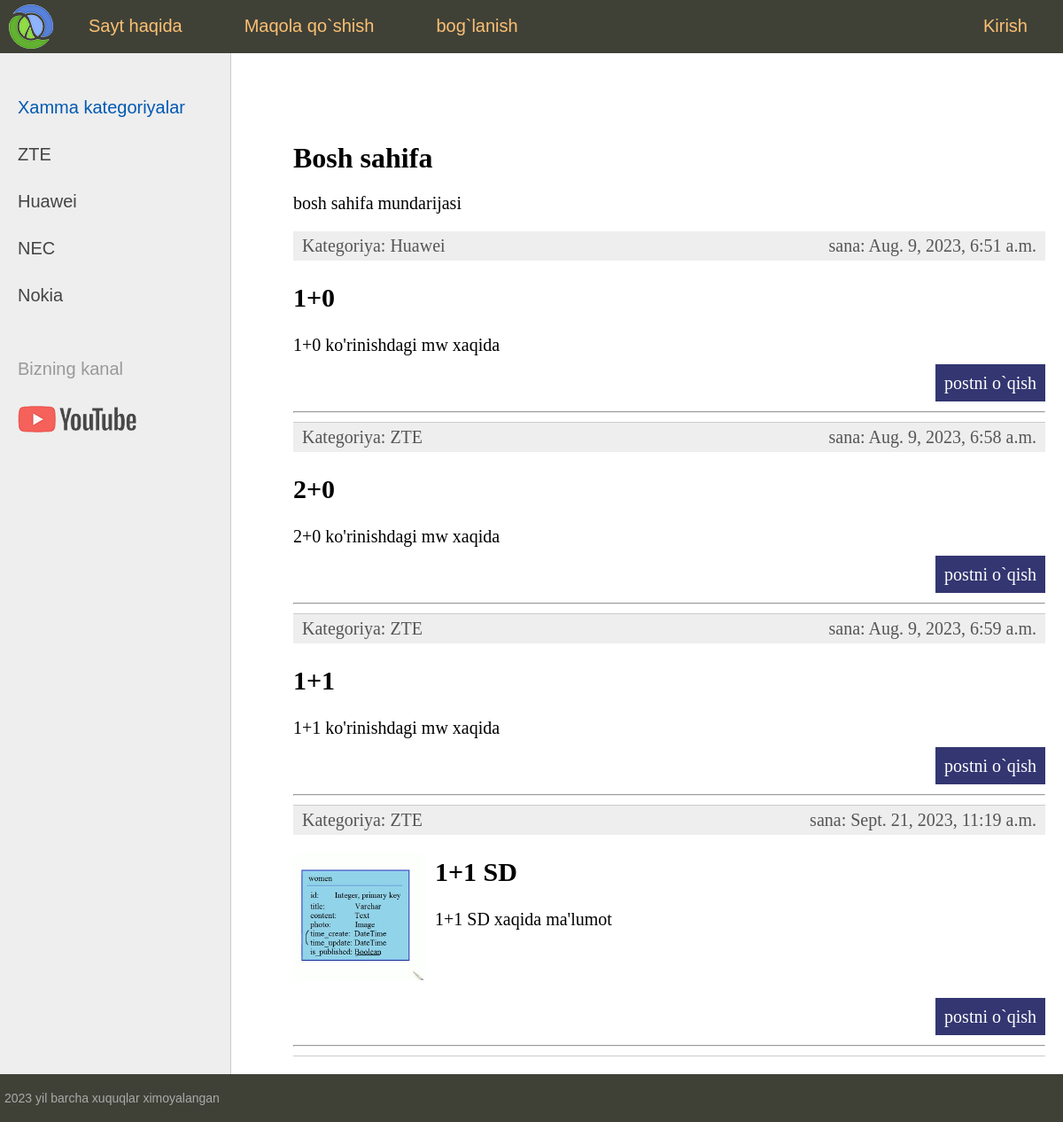
The page / on the database its author committed.
### mw_info/models.py (models this page shows, shortened)
class Category(models.Model):
    name = models.CharField(max_length=100, db_index=True, verbose_name='ishlab chiqaruvchi nomi')
    def __str__(self):
        return self.name
    def get_absolute_url(self):
        return reverse('category', kwargs={'cat_id': self.pk})
    class Meta:
        verbose_name='Kotegoriya'
        verbose_name_plural='Kotegoriyalar'
        ordering = ['id']

class MwInfo(models.Model):
    title = models.CharField(max_length=255, verbose_name='maqola')
    content = models.TextField(blank=True, verbose_name='maqola matni')
    photo = models.ImageField(upload_to='photos/%Y/%m/%d/', verbose_name='rasm')
    time_create = models.DateTimeField(auto_now_add=True, verbose_name='yaratilgan vaqti')
    time_update = models.DateTimeField(auto_now=True)
    is_published = models.BooleanField(default=True)
    cat = models.ForeignKey('Category', on_delete=models.PROTECT, null=True)
    def get_absolute_url(self):
        return reverse('post', kwargs={'post_id': self.pk})
    class Meta:
        verbose_name='konfiguratsiya turlari'
        verbose_name_plural='konfiguratsiya turlari'
        ordering = ['time_create','title']

### mw_info/views.py (the view)
# urls.py: path('', index, name='home'),  # http://127.0.0.1:8000/mw_info/
def index(request):
    posts = MwInfo.objects.all()
    context = {
        'posts':posts,
        'title':'Bosh sahifa',
        'cat_selected': 0,
    }
    return render(request, 'mw_info/index.html', context = context)

### mw_info/templatetags/mwinfo_tags.py (called while the page is built)
@register.inclusion_tag('mw_info/list_categories.html')
def show_categories(sort=None, cat_selected=0):
    if not sort:
        cats = Category.objects.all()
    else:
        cats = Category.objects.order_by(sort)
    return {'cats':cats, 'cat_selected':cat_selected}

@register.inclusion_tag('mw_info/list_categories.html')
def show_menu():
    menu = [{'title': 'Sayt haqida', 'url_name': 'about'},
            {'title': 'Maqola qo`shish', 'url_name': 'add_page'},
            {'title': 'bog`lanish', 'url_name': 'contact'},
            {'title': 'Kirish', 'url_name': 'login'},
            ]
    return {'menu':menu}

### mw_info/templates/mw_info/index.html (shortened to what this page needs)
{% extends 'mw_info/base.html' %}
{% block content %}
<h1> {{ title }} </h1>
<p> bosh sahifa mundarijasi </p>
<ul class="list-articles">
    {% for p in posts %}
    <li>
        <div class = 'article-panel'>
            <p class="first"> Kategoriya: {{p.cat}}</p>
            <p class="last"> sana: {{p.time_update}}</p>
        </div>
        {% if p.photo %}
            <p><img class="img-article-left thumb" src="{{p.photo.url}}"></p>
        {% endif %}
        <h2>{{p.title}}</h2>
        <p>{{p.content}}</p>
        <p class="link-read-post"><a href="{{ p.get_absolute_url }} ">postni o`qish</a></p>
        <hr>
    </li>
    {% endfor %}
</ul>
{% endblock %}

### mw_info/templates/mw_info/base.html (shortened to what this page needs)
{% load static %}
{% load mwinfo_tags %}
<!DOCTYPE html>
<html lang="en">
<head>
    <link type="text/css" href="{% static 'mw_info/css/styles.css' %}" rel="stylesheet" />
</head>
<body>
<table class = "table-page" border = 0 cellpadding="0" cellspacing="0">
    <tr><td valign="top">
        {% block mainmenu %}
            <div class = "header">
                <ul id="mainmenu" class="mainmenu">
                    <li class="logo"><a href='{% url "home" %}'><div class="logo"></div></a></li>
                    {% show_menu %}
                </ul>
            </div>
   <table class="table-content" border="0" cellpadding="0" cellspacing="0">
       <tr>
           <td valign="top" class="left-chapters">
               <ul id="leftchapters">
                   {% if cat_selected == 0 %}
                        <li class="selected"> Xamma kategoriyalar </li>
                   {% else %}
                        <li><a href = "{% url 'home' %}"> Xamma kategoriyalar </a></li>
                   {% endif %}
                   {% show_categories cat_selected=cat_selected %}
                   <li class="share">
                       <p>Bizning kanal</p>
                       <a class="share-yt" href="https://www.youtube.com"></a>
                   </li>
               </ul>
           </td>
   <td valign="top" class="content">
       <div class="content-text">
           {% block content %}
           {% endblock %}
       </div>
   </td> </tr> </table>
    </td> </tr>
    <tr><td valign="top">
        <div id="footer">
            <p>2023 yil barcha xuquqlar ximoyalangan</p>
        </div>
    </td></tr> </table>
</body>
</html>

### mw_info/templates/mw_info/list_categories.html
 {% for cat in cats %}
    {% if cat.pk == cat_selected %}
        <li class="selected">{{cat.name}}</li>
    {% else %}
        <li><a href="{{ cat.get_absolute_url }}">{{cat.name}}</a></li>
    {% endif%}
 {% endfor%}
 {% for m in menu %}
    {% if not forloop.last %}
        <li> <a href = '{% url m.url_name %}'> {{m.title}}</a></li>
    {% else %}
        <li class = "last"> <a href = '{% url m.url_name %}'> {{m.title}}</a></li>
    {% endif %}
{% endfor %}

### mw_info/static/mw_info/css/styles.css (style rules this page uses)
html, body { font-family: 'Arial'; margin: 0; padding: 0; height: 100%; width: 100%; color: #444; }
a { color: #0059b2; text-decoration: none; }
img { max-width: 600px; height: auto; }
img.img-article-left { max-width: 300px; height: auto; float: left; padding: 0 10px 10px 0; }
img.img-article-left.thumb { max-width: 150px; height: auto; }
p.link-read-post { text-align: right; }
p.link-read-post a { padding: 10px; min-width: 100px; background: #333671; color: #fff; text-decoration: none; }
div.article-panel { background: #eee; padding: 5px 10px 5px 10px; box-sizing: border-box; overflow: hidden; color: #555; }
div.article-panel p.first { margin: 0; float: left; }
div.article-panel p.last { margin: 0; float: right; }
ul.list-articles { list-style: none; margin: 0; padding: 0; }
ul.list-articles li { border-bottom: 1px solid #ccc; }
.table-page { width: 100%; height: 100%; vertical-align: top; }
.table-page tr { height: 100%; }
.header { background: #3F4137; height: 60px; }
.logo { background: url('../images/logo.png') no-repeat 10px 5px; width: 70px; height: 60px; }
ul.mainmenu { list-style: none; margin: 0; padding: 0; height: 60px; color: #fdc073; font-size: 20px; overflow: hidden; }
ul.mainmenu li { float: left; margin: 18px 40px 0 30px; }
ul.mainmenu li.logo { margin: 0; }
ul.mainmenu li.last { float: right; }
ul.mainmenu li a { color: #fdc073; text-decoration: none; }
.table-content { width: 100%; min-height: 100%; height: 100%; }
.left-chapters { margin: 0; background: #eee; border-right: 1px solid #ccc; min-height: 100%; }
.left-chapters ul { width: 230px; min-height: 100%; margin: 0; padding: 20px 10px 10px 20px; list-style: none; font-size: 20px; }
.left-chapters ul li { margin: 30px 0 0 0; color: #999; }
.left-chapters ul li.selected { color: #0059b2; }
.left-chapters ul li a { color: #444; text-decoration: none; }
.left-chapters ul li.share { margin: 60px 0 0 0; }
.left-chapters ul li.share p { margin: 30px 0 30px 0; }
.left-chapters ul li.share a { display: inline-block; width: 40px; height: 40px; margin: 0 20px 0 0; }
.left-chapters ul li.share a.share-yt { width: 100%; height: 30px; background: url('../images/share_yt.png') no-repeat 0 0 }
.content { padding: 40px 20px 20px 40px; width: 100%; box-sizing: border-box; }
.content-text { margin: 60px 0 0 30px; color: #000; font-size: 20px; font-family: Yandex Sans Display Light; }
.content-text h1 { font-size: 32px; }
#footer { box-sizing: border-box; background: #3F4137; padding: 5px; color: #aaa; font-size: 14px; font-family: Verdana, Geneva, Arial, Helvetica; text-align: left; overflow: hidden; }

### rows shown on the page
Category: name "ZTE"
Category: name "Huawei"
Category: name "NEC"
Category: name "Nokia"
MwInfo: cat "Huawei", time_update "Aug. 9, 2023, 6:51 a.m.", title "1+0", content "1+0 ko'rinishdagi mw xaqida"
MwInfo: cat "ZTE", time_update "Aug. 9, 2023, 6:58 a.m.", title "2+0", content "2+0 ko'rinishdagi mw xaqida"
MwInfo: cat "ZTE", time_update "Aug. 9, 2023, 6:59 a.m.", title "1+1", content "1+1 ko'rinishdagi mw xaqida"
MwInfo: cat "ZTE", time_update "Sept. 21, 2023, 11:19 a.m.", photo (picture), title "1+1 SD", content "1+1 SD xaqida ma'lumot"

### other values the page prints
{{ m.title }} "Sayt haqida" "Maqola qo`shish" "bog`lanish"
{{ m.title }} "Kirish"
{{ title }} "Bosh sahifa"
